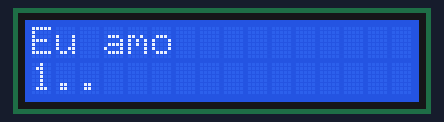
A sketch run on a simulated Arduino Uno, built with avr-gcc and run on an emulated ATmega328P. Shown: 16×2 character LCD.

Above: at 0.1 s.
At 1.1 s:
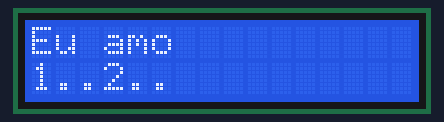
At 2.1 s:
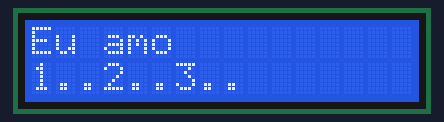
At 3.1 s:
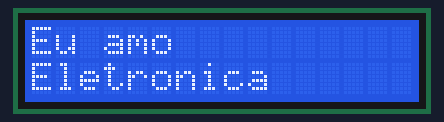

The sketch:

display_LCD16x2.ino
```cpp
// Teste com display LCD
//
// Criado por: Lucas Jácome Cabral, 2022

#include <LiquidCrystal.h> // comando para incluir biblioteca para facilitar o uso do display

// Configura os pinos conectados do display: rs, enable, d4, d5, d6, d7
LiquidCrystal lcd(6, 7, 5, 4, 3, 2); // rs, enable, d4, d5, d6, d7

// esta função só roda uma vez, no início
void setup() {
    lcd.begin(16, 2); // Numero de colunas e linhas do display
}

// esta função se repete indefinidamente
void loop()
{
    lcd.clear();             // limpa o display e ajusta o cursor no canto superior esquerdo
    lcd.print("Eu amo");     // Comando para enviar texto para o display
    lcd.setCursor(0, 1);     // Comando para enviar o cursor para um ponto do display, neste caso coluna zero, linha 1
    lcd.print("1..");        // Comando para enviar texto para o display
    delay(1000);             // aguarda 1 segundo (1000 ms)
    lcd.setCursor(0,1);      // voltando cursor para a posição 0,1; senão ele continua escrevendo de onde parou...
    lcd.print("1..2..");     // Comando para enviar texto para o display
    delay(1000);             // aguarda 1 segundo (1000 ms)
    lcd.setCursor(0,1);      // voltando cursor para a posição 0,1; senão ele continua escrevendo de onde parou...
    lcd.print("1..2..3..");  // Comando para enviar texto para o display
    delay(1000);             // aguarda 1 segundo (1000 ms)
    lcd.setCursor(0,1);      // voltando cursor para a posição 0,1; senão ele continua escrevendo de onde parou...
    lcd.print("Eletronica"); // Comando para enviar texto para o display
    delay(3000);             // aguarda 3 segundos (3000 ms)
}
```

Measured:
- by itself, everything shown: repeats every 6.0 s, in 4 steps
- what the display in image 1 shows lasts 1.0 s, from 1.1 s to 2.1 s
- what the display in image 3 shows lasts 3.0 s, from 3.1 s to 6.1 s
